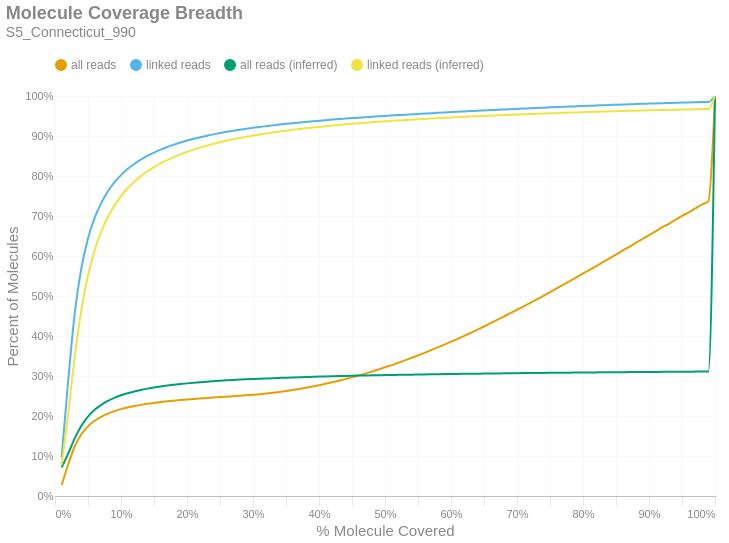

Notebook source saved alongside this figure:
### Markdown cell above
### Molecule Read Coverage
This chart shows molecule coverage breadth as computed by the number of bases aligned to that molecule. In other words, "*how much of each unique long molecule is actually sequenced/aligned?*" Keep in mind there is a distinction between sequences and alignments, since some sequences belonging to a particular molecule may not align well and wouldn't appear in the alignment data. This chart also shows molecule coverage breadth as computed by the *inferred fragment* from which the aligned sequences originate. Unlike read coverage, this calculation takes into account the total insert size, including unsequenced gaps between the forward and reverse reads. Like the previous figures, these are cumulative percents.

### Code cell
if SKIPLR:
    print_html(f"Skipped")
else:
    binned_df = consolidated_hist(valids['coverage_bp'], mask, 0.01, True)
    binned_df_inf = consolidated_hist(valids['coverage_inserts'], mask, 0.01, True)
    binned_df = binned_df.with_columns(pl.lit(binned_df_inf['all reads (cumsum)']).alias('all reads (inferred)'))
    binned_df = binned_df.with_columns(pl.lit(binned_df_inf['linked reads (cumsum)']).alias('linked reads (inferred)'))
    binned_df = binned_df.with_columns(
        (pl.col('bin').cast(pl.Float64) + 0.01).alias('right_edge')
    )

    with SafeRender(binned_df):
        (
            density_plot(binned_df, 'Molecule Coverage Breadth', samplename, 'molcov', ['all reads (inferred)','linked reads (inferred)'])
            .encode(
                #x=alt.X('bin:Q', title="% Molecule Covered").axis(format = '%').scale(padding=0),
                x=alt.X('right_edge:Q', title="% Molecule Covered").axis(format='%').scale(padding=0),
                y=alt.Y('value:Q', title='Percent of Molecules')
                    .axis(format='%')
                    .stack(False)
                    .scale(domainMin=0, padding=0),
                color=alt.Color("key:N").scale(domain = ["all reads", "linked reads", "all reads (inferred)", "linked reads (inferred)"]),
                tooltip = [
                    alt.Tooltip("key:N", title = "Data Type"),
                    alt.Tooltip("range_label:N", title="% Molecule Covered"),
                    alt.Tooltip("value:Q", format = ".2%", title="% Molecules")
                ]
            )
        ).display()

### Figure 1 — Vega-Lite specification as saved in the notebook (floating-point values rounded to 4 significant figures)
{"width": "container", "height": 400, "config": {"title": {"anchor": "start", "dy": -15, "fontSize": 18, "color": "#888888", "subtitleColor": "#888888", "subtitleFontSize": 14}, "arc": {"fill": "#0072B2"}, "axis": {"domainColor": "#888888", "domainWidth": 0.5, "gridWidth": 0.2, "grid": false, "titleFontWeight": 400, "titleFontSize": 15, "labelFontSize": 11, "labelColor": "#888888", "tickColor": "#888888", "tickWidth": 0.2, "titleColor": "#888888"}, "axisBand": {"grid": false}, "axisX": {"grid": true, "tickSize": 10, "domainCap": "round"}, "axisY": {"domain": false, "grid": true, "tickSize": 0, "domainCap": "round"}, "background": "transparent", "header": {"labelFontSize": 15, "labelColor": "#888888", "titleFontSize": 15, "titleFontWeight": 600, "titleColor": "#888888"}, "legend": {"labelFont": "sans-serif", "labelFontSize": 12, "labelColor": "#888888", "symbolSize": 100, "symbolType": "circle", "titleFontSize": 12, "titlePadding": 10, "titleColor": "#888888", "title": null, "orient": "top"}, "range": {"category": ["#E69F00", "#56B4E9", "#009E73", "#F0E442", "#0072B2", "#D55E00", "#CC79A7", "#000000"], "diverging": ["#cfe8f3", "#a2d4ec", "#73bfe2", "#46abdb", "#1696d2", "#12719e"]}, "area": {"fill": "#0072B2", "fillOpacity": 0.7, "line": true, "strokeOpacity": 0.7}, "line": {"color": "#0072B2", "stroke": "#0072B2", "strokeWidth": 2}, "trail": {"color": "#0072B2", "stroke": "#0072B2", "strokeWidth": 0, "size": 1}, "point": {"filled": true, "fillOpacity": 1.0, "size": 95}, "text": {"color": "#888888", "fontSize": 11, "align": "right", "fontWeight": 400, "size": 11}, "bar": {"fill": "#0072B2", "stroke": null}, "view": {"stroke": null, "continuousWidth": 660, "continuousHeight": 400}}, "data": {"name": "data-f23cc3648dea2399020b59bf186c0c05"}, "mark": {"type": "line", "interpolate": "monotone", "point": {"opacity": 0, "size": 275}}, "encoding": {"color": {"field": "key", "scale": {"domain": ["all reads", "linked reads", "all reads (inferred)", "linked reads (inferred)"]}, "type": "nominal"}, "tooltip": [{"field": "key", "title": "Data Type", "type": "nominal"}, {"field": "range_label", "title": "% Molecule Covered", "type": "nominal"}, {"field": "value", "format": ".2%", "title": "% Molecules", "type": "quantitative"}], "x": {"axis": {"format": "%"}, "field": "right_edge", "scale": {"padding": 0}, "title": "% Molecule Covered", "type": "quantitative"}, "y": {"axis": {"format": "%"}, "field": "value", "scale": {"domainMin": 0, "padding": 0}, "stack": false, "title": "Percent of Molecules", "type": "quantitative"}}, "params": [{"name": "param_c36ac31b6afebe62", "select": {"type": "point", "fields": ["key"]}, "bind": "legend"}], "title": {"text": "Molecule Coverage Breadth", "subtitle": "S5_Connecticut_990"}, "transform": [{"fold": ["all reads (cumsum)", "linked reads (cumsum)", "all reads (inferred)", "linked reads (inferred)"]}, {"calculate": "replace(datum.key, ' (cumsum)', '')", "as": "key"}, {"filter": {"param": "param_c36ac31b6afebe62"}}], "usermeta": {"embedOptions": {"downloadFileName": "S5_Connecticut_990.molcov"}}, "$schema": "https://vega.github.io/schema/vega-lite/v6.1.0.json", "datasets": {"data-f23cc3648dea2399020b59bf186c0c05": [{"bin": "0.0", "interval": "0.0-0.01", "all reads": 0.02684, "linked reads": 0.09648, "all reads (cumsum)": 0.02684, "linked reads (cumsum)": 0.09648, "range_label": "0.0-0.01", "all reads (inferred)": 0.07112, "linked reads (inferred)": 0.07717, "right_edge": 0.01}, {"bin": "0.01", "interval": "0.01-0.02", "all reads": 0.0519, "linked reads": 0.1922, "all reads (cumsum)": 0.07874, "linked reads (cumsum)": 0.2887, "range_label": "0.01-0.02", "all reads (inferred)": 0.1059, "linked reads (inferred)": 0.2049, "right_edge": 0.02}, {"bin": "0.02", "interval": "0.02-0.03", "all reads": 0.04559, "linked reads": 0.1698, "all reads (cumsum)": 0.1243, "linked reads (cumsum)": 0.4584, "range_label": "0.02-0.03", "all reads (inferred)": 0.1449, "linked reads (inferred)": 0.3501, "right_edge": 0.03}, {"bin": "0.03", "interval": "0.03-0.04", "all reads": 0.03004, "linked reads": 0.1118, "all reads (cumsum)": 0.1544, "linked reads (cumsum)": 0.5702, "range_label": "0.03-0.04", "all reads (inferred)": 0.1758, "linked reads (inferred)": 0.4659, "right_edge": 0.04}, {"bin": "0.04", "interval": "0.04-0.05", "all reads": 0.01982, "linked reads": 0.07355, "all reads (cumsum)": 0.1742, "linked reads (cumsum)": 0.6438, "range_label": "0.04-0.05", "all reads (inferred)": 0.1986, "linked reads (inferred)": 0.5511, "right_edge": 0.05}, {"bin": "0.05", "interval": "0.05-0.06", "all reads": 0.01389, "linked reads": 0.05137, "all reads (cumsum)": 0.1881, "linked reads (cumsum)": 0.6951, "range_label": "0.05-0.06", "all reads (inferred)": 0.2153, "linked reads (inferred)": 0.6135, "right_edge": 0.06}, {"bin": "0.06", "interval": "0.06-0.07", "all reads": 0.009999, "linked reads": 0.03693, "all reads (cumsum)": 0.1981, "linked reads (cumsum)": 0.7321, "range_label": "0.06-0.07", "all reads (inferred)": 0.228, "linked reads (inferred)": 0.6607, "right_edge": 0.07}, {"bin": "0.07", "interval": "0.07-0.08", "all reads": 0.007858, "linked reads": 0.029, "all reads (cumsum)": 0.2059, "linked reads (cumsum)": 0.7611, "range_label": "0.07-0.08", "all reads (inferred)": 0.2377, "linked reads (inferred)": 0.6969, "right_edge": 0.08}, {"bin": "0.08", "interval": "0.08-0.09", "all reads": 0.00619, "linked reads": 0.02271, "all reads (cumsum)": 0.2121, "linked reads (cumsum)": 0.7838, "range_label": "0.08-0.09", "all reads (inferred)": 0.2454, "linked reads (inferred)": 0.7259, "right_edge": 0.09}, {"bin": "0.09", "interval": "0.09-0.1", "all reads": 0.005031, "linked reads": 0.01838, "all reads (cumsum)": 0.2172, "linked reads (cumsum)": 0.8022, "range_label": "0.09-0.1", "all reads (inferred)": 0.2519, "linked reads (inferred)": 0.7499, "right_edge": 0.1}, {"bin": "0.1", "interval": "0.1-0.11", "all reads": 0.00417, "linked reads": 0.0153, "all reads (cumsum)": 0.2213, "linked reads (cumsum)": 0.8175, "range_label": "0.1-0.11", "all reads (inferred)": 0.2571, "linked reads (inferred)": 0.7692, "right_edge": 0.11}, {"bin": "0.11", "interval": "0.11-0.12", "all reads": 0.003484, "linked reads": 0.01266, "all reads (cumsum)": 0.2248, "linked reads (cumsum)": 0.8301, "range_label": "0.11-0.12", "all reads (inferred)": 0.2615, "linked reads (inferred)": 0.7856, "right_edge": 0.12}, {"bin": "0.12", "interval": "0.12-0.13", "all reads": 0.002971, "linked reads": 0.01075, "all reads (cumsum)": 0.2278, "linked reads (cumsum)": 0.8409, "range_label": "0.12-0.13", "all reads (inferred)": 0.2652, "linked reads (inferred)": 0.7997, "right_edge": 0.13}, {"bin": "0.13", "interval": "0.13-0.14", "all reads": 0.002643, "linked reads": 0.009506, "all reads (cumsum)": 0.2304, "linked reads (cumsum)": 0.8504, "range_label": "0.13-0.14", "all reads (inferred)": 0.2684, "linked reads (inferred)": 0.8115, "right_edge": 0.14}, {"bin": "0.14", "interval": "0.14-0.15", "all reads": 0.002273, "linked reads": 0.008155, "all reads (cumsum)": 0.2327, "linked reads (cumsum)": 0.8585, "range_label": "0.14-0.15", "all reads (inferred)": 0.2713, "linked reads (inferred)": 0.8222, "right_edge": 0.15}, {"bin": "0.15", "interval": "0.15-0.16", "all reads": 0.00203, "linked reads": 0.007287, "all reads (cumsum)": 0.2347, "linked reads (cumsum)": 0.8658, "range_label": "0.15-0.16", "all reads (inferred)": 0.2738, "linked reads (inferred)": 0.8316, "right_edge": 0.16}, {"bin": "0.16", "interval": "0.16-0.17", "all reads": 0.001891, "linked reads": 0.006651, "all reads (cumsum)": 0.2366, "linked reads (cumsum)": 0.8725, "range_label": "0.16-0.17", "all reads (inferred)": 0.2761, "linked reads (inferred)": 0.8398, "right_edge": 0.17}, {"bin": "0.17", "interval": "0.17-0.18", "all reads": 0.001654, "linked reads": 0.005766, "all reads (cumsum)": 0.2383, "linked reads (cumsum)": 0.8782, "range_label": "0.17-0.18", "all reads (inferred)": 0.2781, "linked reads (inferred)": 0.8473, "right_edge": 0.18}, {"bin": "0.18", "interval": "0.18-0.19", "all reads": 0.001566, "linked reads": 0.005396, "all reads (cumsum)": 0.2398, "linked reads (cumsum)": 0.8836, "range_label": "0.18-0.19", "all reads (inferred)": 0.2799, "linked reads (inferred)": 0.8541, "right_edge": 0.19}, {"bin": "0.19", "interval": "0.19-0.2", "all reads": 0.001465, "linked reads": 0.00496, "all reads (cumsum)": 0.2413, "linked reads (cumsum)": 0.8886, "range_label": "0.19-0.2", "all reads (inferred)": 0.2816, "linked reads (inferred)": 0.8602, "right_edge": 0.2}, {"bin": "0.2", "interval": "0.2-0.21", "all reads": 0.001298, "linked reads": 0.004354, "all reads (cumsum)": 0.2426, "linked reads (cumsum)": 0.8929, "range_label": "0.2-0.21", "all reads (inferred)": 0.2831, "linked reads (inferred)": 0.8659, "right_edge": 0.21}, {"bin": "0.21", "interval": "0.21-0.22", "all reads": 0.001224, "linked reads": 0.003975, "all reads (cumsum)": 0.2438, "linked reads (cumsum)": 0.8969, "range_label": "0.21-0.22", "all reads (inferred)": 0.2845, "linked reads (inferred)": 0.8711, "right_edge": 0.22}, {"bin": "0.22", "interval": "0.22-0.23", "all reads": 0.001195, "linked reads": 0.003756, "all reads (cumsum)": 0.245, "linked reads (cumsum)": 0.9007, "range_label": "0.22-0.23", "all reads (inferred)": 0.2858, "linked reads (inferred)": 0.876, "right_edge": 0.23}, {"bin": "0.23", "interval": "0.23-0.24", "all reads": 0.001135, "linked reads": 0.003422, "all reads (cumsum)": 0.2462, "linked reads (cumsum)": 0.9041, "range_label": "0.23-0.24", "all reads (inferred)": 0.287, "linked reads (inferred)": 0.8803, "right_edge": 0.24}, {"bin": "0.24", "interval": "0.24-0.25", "all reads": 0.001103, "linked reads": 0.003242, "all reads (cumsum)": 0.2473, "linked reads (cumsum)": 0.9073, "range_label": "0.24-0.25", "all reads (inferred)": 0.2881, "linked reads (inferred)": 0.8845, "right_edge": 0.25}, {"bin": "0.25", "interval": "0.25-0.26", "all reads": 0.001069, "linked reads": 0.003025, "all reads (cumsum)": 0.2483, "linked reads (cumsum)": 0.9104, "range_label": "0.25-0.26", "all reads (inferred)": 0.2891, "linked reads (inferred)": 0.8883, "right_edge": 0.26}, {"bin": "0.26", "interval": "0.26-0.27", "all reads": 0.001063, "linked reads": 0.002799, "all reads (cumsum)": 0.2494, "linked reads (cumsum)": 0.9132, "range_label": "0.26-0.27", "all reads (inferred)": 0.2901, "linked reads (inferred)": 0.8918, "right_edge": 0.27}, {"bin": "0.27", "interval": "0.27-0.28", "all reads": 0.001071, "linked reads": 0.002587, "all reads (cumsum)": 0.2505, "linked reads (cumsum)": 0.9157, "range_label": "0.27-0.28", "all reads (inferred)": 0.291, "linked reads (inferred)": 0.8951, "right_edge": 0.28}, {"bin": "0.28", "interval": "0.28-0.29", "all reads": 0.001174, "linked reads": 0.002384, "all reads (cumsum)": 0.2516, "linked reads (cumsum)": 0.9181, "range_label": "0.28-0.29", "all reads (inferred)": 0.2918, "linked reads (inferred)": 0.8982, "right_edge": 0.29}, {"bin": "0.29", "interval": "0.29-0.3", "all reads": 0.001311, "linked reads": 0.00228, "all reads (cumsum)": 0.2529, "linked reads (cumsum)": 0.9204, "range_label": "0.29-0.3", "all reads (inferred)": 0.2926, "linked reads (inferred)": 0.901, "right_edge": 0.3}, {"bin": "0.3", "interval": "0.3-0.31", "all reads": 0.001562, "linked reads": 0.002255, "all reads (cumsum)": 0.2545, "linked reads (cumsum)": 0.9227, "range_label": "0.3-0.31", "all reads (inferred)": 0.2933, "linked reads (inferred)": 0.9038, "right_edge": 0.31}, {"bin": "0.31", "interval": "0.31-0.32", "all reads": 0.001696, "linked reads": 0.001976, "all reads (cumsum)": 0.2562, "linked reads (cumsum)": 0.9246, "range_label": "0.31-0.32", "all reads (inferred)": 0.294, "linked reads (inferred)": 0.9064, "right_edge": 0.32}, {"bin": "0.32", "interval": "0.32-0.33", "all reads": 0.001867, "linked reads": 0.001942, "all reads (cumsum)": 0.2581, "linked reads (cumsum)": 0.9266, "range_label": "0.32-0.33", "all reads (inferred)": 0.2947, "linked reads (inferred)": 0.9088, "right_edge": 0.33}, {"bin": "0.33", "interval": "0.33-0.34", "all reads": 0.002037, "linked reads": 0.001993, "all reads (cumsum)": 0.2601, "linked reads (cumsum)": 0.9286, "range_label": "0.33-0.34", "all reads (inferred)": 0.2953, "linked reads (inferred)": 0.9111, "right_edge": 0.34}, {"bin": "0.34", "interval": "0.34-0.35", "all reads": 0.002302, "linked reads": 0.001817, "all reads (cumsum)": 0.2624, "linked reads (cumsum)": 0.9304, "range_label": "0.34-0.35", "all reads (inferred)": 0.2959, "linked reads (inferred)": 0.9133, "right_edge": 0.35}, {"bin": "0.35", "interval": "0.35-0.36", "all reads": 0.002434, "linked reads": 0.001583, "all reads (cumsum)": 0.2648, "linked reads (cumsum)": 0.932, "range_label": "0.35-0.36", "all reads (inferred)": 0.2965, "linked reads (inferred)": 0.9154, "right_edge": 0.36}, {"bin": "0.36", "interval": "0.36-0.37", "all reads": 0.002718, "linked reads": 0.001704, "all reads (cumsum)": 0.2676, "linked reads (cumsum)": 0.9337, "range_label": "0.36-0.37", "all reads (inferred)": 0.297, "linked reads (inferred)": 0.9174, "right_edge": 0.37}, {"bin": "0.37", "interval": "0.37-0.38", "all reads": 0.002909, "linked reads": 0.001555, "all reads (cumsum)": 0.2705, "linked reads (cumsum)": 0.9352, "range_label": "0.37-0.38", "all reads (inferred)": 0.2975, "linked reads (inferred)": 0.9193, "right_edge": 0.38}, {"bin": "0.38", "interval": "0.38-0.39", "all reads": 0.003142, "linked reads": 0.001512, "all reads (cumsum)": 0.2736, "linked reads (cumsum)": 0.9367, "range_label": "0.38-0.39", "all reads (inferred)": 0.298, "linked reads (inferred)": 0.921, "right_edge": 0.39}, {"bin": "0.39", "interval": "0.39-0.4", "all reads": 0.003331, "linked reads": 0.001487, "all reads (cumsum)": 0.2769, "linked reads (cumsum)": 0.9382, "range_label": "0.39-0.4", "all reads (inferred)": 0.2985, "linked reads (inferred)": 0.9228, "right_edge": 0.4}, {"bin": "0.4", "interval": "0.4-0.41", "all reads": 0.003525, "linked reads": 0.00137, "all reads (cumsum)": 0.2805, "linked reads (cumsum)": 0.9396, "range_label": "0.4-0.41", "all reads (inferred)": 0.299, "linked reads (inferred)": 0.9245, "right_edge": 0.41}, {"bin": "0.41", "interval": "0.41-0.42", "all reads": 0.003747, "linked reads": 0.001417, "all reads (cumsum)": 0.2842, "linked reads (cumsum)": 0.941, "range_label": "0.41-0.42", "all reads (inferred)": 0.2994, "linked reads (inferred)": 0.9261, "right_edge": 0.42}, {"bin": "0.42", "interval": "0.42-0.43", "all reads": 0.003927, "linked reads": 0.001246, "all reads (cumsum)": 0.2881, "linked reads (cumsum)": 0.9423, "range_label": "0.42-0.43", "all reads (inferred)": 0.2998, "linked reads (inferred)": 0.9276, "right_edge": 0.43}, {"bin": "0.43", "interval": "0.43-0.44", "all reads": 0.004101, "linked reads": 0.001253, "all reads (cumsum)": 0.2922, "linked reads (cumsum)": 0.9435, "range_label": "0.43-0.44", "all reads (inferred)": 0.3002, "linked reads (inferred)": 0.9292, "right_edge": 0.44}, {"bin": "0.44", "interval": "0.44-0.45", "all reads": 0.004338, "linked reads": 0.001185, "all reads (cumsum)": 0.2966, "linked reads (cumsum)": 0.9447, "range_label": "0.44-0.45", "all reads (inferred)": 0.3006, "linked reads (inferred)": 0.9306, "right_edge": 0.45}, {"bin": "0.45", "interval": "0.45-0.46", "all reads": 0.004635, "linked reads": 0.001138, "all reads (cumsum)": 0.3012, "linked reads (cumsum)": 0.9458, "range_label": "0.45-0.46", "all reads (inferred)": 0.301, "linked reads (inferred)": 0.9319, "right_edge": 0.46}, {"bin": "0.46", "interval": "0.46-0.47", "all reads": 0.004774, "linked reads": 0.001176, "all reads (cumsum)": 0.306, "linked reads (cumsum)": 0.947, "range_label": "0.46-0.47", "all reads (inferred)": 0.3013, "linked reads (inferred)": 0.9331, "right_edge": 0.47}, {"bin": "0.47", "interval": "0.47-0.48", "all reads": 0.005084, "linked reads": 0.001104, "all reads (cumsum)": 0.3111, "linked reads (cumsum)": 0.9481, "range_label": "0.47-0.48", "all reads (inferred)": 0.3016, "linked reads (inferred)": 0.9343, "right_edge": 0.48}, {"bin": "0.48", "interval": "0.48-0.49", "all reads": 0.00504, "linked reads": 0.001068, "all reads (cumsum)": 0.3161, "linked reads (cumsum)": 0.9492, "range_label": "0.48-0.49", "all reads (inferred)": 0.302, "linked reads (inferred)": 0.9355, "right_edge": 0.49}, {"bin": "0.49", "interval": "0.49-0.5", "all reads": 0.005808, "linked reads": 0.001076, "all reads (cumsum)": 0.3219, "linked reads (cumsum)": 0.9503, "range_label": "0.49-0.5", "all reads (inferred)": 0.3023, "linked reads (inferred)": 0.9367, "right_edge": 0.5}, {"bin": "0.5", "interval": "0.5-0.51", "all reads": 0.005137, "linked reads": 0.0009976, "all reads (cumsum)": 0.3271, "linked reads (cumsum)": 0.9513, "range_label": "0.5-0.51", "all reads (inferred)": 0.3026, "linked reads (inferred)": 0.9378, "right_edge": 0.51}, {"bin": "0.51", "interval": "0.51-0.52", "all reads": 0.005974, "linked reads": 0.0009763, "all reads (cumsum)": 0.333, "linked reads (cumsum)": 0.9522, "range_label": "0.51-0.52", "all reads (inferred)": 0.3029, "linked reads (inferred)": 0.9388, "right_edge": 0.52}, {"bin": "0.52", "interval": "0.52-0.53", "all reads": 0.005917, "linked reads": 0.00103, "all reads (cumsum)": 0.339, "linked reads (cumsum)": 0.9533, "range_label": "0.52-0.53", "all reads (inferred)": 0.3032, "linked reads (inferred)": 0.9398, "right_edge": 0.53}, {"bin": "0.53", "interval": "0.53-0.54", "all reads": 0.006203, "linked reads": 0.0009721, "all reads (cumsum)": 0.3452, "linked reads (cumsum)": 0.9542, "range_label": "0.53-0.54", "all reads (inferred)": 0.3034, "linked reads (inferred)": 0.9408, "right_edge": 0.54}, {"bin": "0.54", "interval": "0.54-0.55", "all reads": 0.006244, "linked reads": 0.0009827, "all reads (cumsum)": 0.3514, "linked reads (cumsum)": 0.9552, "range_label": "0.54-0.55", "all reads (inferred)": 0.3037, "linked reads (inferred)": 0.9418, "right_edge": 0.55}, {"bin": "0.55", "interval": "0.55-0.56", "all reads": 0.006482, "linked reads": 0.0009295, "all reads (cumsum)": 0.3579, "linked reads (cumsum)": 0.9561, "range_label": "0.55-0.56", "all reads (inferred)": 0.304, "linked reads (inferred)": 0.9427, "right_edge": 0.56}, {"bin": "0.56", "interval": "0.56-0.57", "all reads": 0.006774, "linked reads": 0.0008934, "all reads (cumsum)": 0.3647, "linked reads (cumsum)": 0.957, "range_label": "0.56-0.57", "all reads (inferred)": 0.3042, "linked reads (inferred)": 0.9436, "right_edge": 0.57}, {"bin": "0.57", "interval": "0.57-0.58", "all reads": 0.006896, "linked reads": 0.0009742, "all reads (cumsum)": 0.3716, "linked reads (cumsum)": 0.958, "range_label": "0.57-0.58", "all reads (inferred)": 0.3045, "linked reads (inferred)": 0.9445, "right_edge": 0.58}, {"bin": "0.58", "interval": "0.58-0.59", "all reads": 0.007038, "linked reads": 0.0009083, "all reads (cumsum)": 0.3786, "linked reads (cumsum)": 0.9589, "range_label": "0.58-0.59", "all reads (inferred)": 0.3047, "linked reads (inferred)": 0.9455, "right_edge": 0.59}, {"bin": "0.59", "interval": "0.59-0.6", "all reads": 0.00721, "linked reads": 0.0007913, "all reads (cumsum)": 0.3858, "linked reads (cumsum)": 0.9597, "range_label": "0.59-0.6", "all reads (inferred)": 0.3049, "linked reads (inferred)": 0.9463, "right_edge": 0.6}, {"bin": "0.6", "interval": "0.6-0.61", "all reads": 0.007068, "linked reads": 0.0008083, "all reads (cumsum)": 0.3929, "linked reads (cumsum)": 0.9605, "range_label": "0.6-0.61", "all reads (inferred)": 0.3052, "linked reads (inferred)": 0.9471, "right_edge": 0.61}, {"bin": "0.61", "interval": "0.61-0.62", "all reads": 0.007645, "linked reads": 0.0008742, "all reads (cumsum)": 0.4005, "linked reads (cumsum)": 0.9614, "range_label": "0.61-0.62", "all reads (inferred)": 0.3054, "linked reads (inferred)": 0.948, "right_edge": 0.62}, {"bin": "0.62", "interval": "0.62-0.63", "all reads": 0.007492, "linked reads": 0.0008615, "all reads (cumsum)": 0.408, "linked reads (cumsum)": 0.9623, "range_label": "0.62-0.63", "all reads (inferred)": 0.3057, "linked reads (inferred)": 0.9488, "right_edge": 0.63}, {"bin": "0.63", "interval": "0.63-0.64", "all reads": 0.007806, "linked reads": 0.0007891, "all reads (cumsum)": 0.4158, "linked reads (cumsum)": 0.963, "range_label": "0.63-0.64", "all reads (inferred)": 0.3059, "linked reads (inferred)": 0.9495, "right_edge": 0.64}, {"bin": "0.64", "interval": "0.64-0.65", "all reads": 0.007895, "linked reads": 0.0008572, "all reads (cumsum)": 0.4237, "linked reads (cumsum)": 0.9639, "range_label": "0.64-0.65", "all reads (inferred)": 0.3061, "linked reads (inferred)": 0.9502, "right_edge": 0.65}, {"bin": "0.65", "interval": "0.65-0.66", "all reads": 0.008305, "linked reads": 0.0007998, "all reads (cumsum)": 0.432, "linked reads (cumsum)": 0.9647, "range_label": "0.65-0.66", "all reads (inferred)": 0.3063, "linked reads (inferred)": 0.9509, "right_edge": 0.66}, {"bin": "0.66", "interval": "0.66-0.67", "all reads": 0.008149, "linked reads": 0.0008253, "all reads (cumsum)": 0.4402, "linked reads (cumsum)": 0.9655, "range_label": "0.66-0.67", "all reads (inferred)": 0.3065, "linked reads (inferred)": 0.9516, "right_edge": 0.67}, {"bin": "0.67", "interval": "0.67-0.68", "all reads": 0.008421, "linked reads": 0.0007955, "all reads (cumsum)": 0.4486, "linked reads (cumsum)": 0.9663, "range_label": "0.67-0.68", "all reads (inferred)": 0.3066, "linked reads (inferred)": 0.9523, "right_edge": 0.68}, {"bin": "0.68", "interval": "0.68-0.69", "all reads": 0.008332, "linked reads": 0.0006977, "all reads (cumsum)": 0.4569, "linked reads (cumsum)": 0.967, "range_label": "0.68-0.69", "all reads (inferred)": 0.3068, "linked reads (inferred)": 0.9529, "right_edge": 0.69}, {"bin": "0.69", "interval": "0.69-0.7", "all reads": 0.008719, "linked reads": 0.0007594, "all reads (cumsum)": 0.4656, "linked reads (cumsum)": 0.9678, "range_label": "0.69-0.7", "all reads (inferred)": 0.307, "linked reads (inferred)": 0.9536, "right_edge": 0.7}, {"bin": "0.7", "interval": "0.7-0.71", "all reads": 0.008433, "linked reads": 0.0007806, "all reads (cumsum)": 0.4741, "linked reads (cumsum)": 0.9686, "range_label": "0.7-0.71", "all reads (inferred)": 0.3072, "linked reads (inferred)": 0.9543, "right_edge": 0.71}, {"bin": "0.71", "interval": "0.71-0.72", "all reads": 0.008602, "linked reads": 0.0006956, "all reads (cumsum)": 0.4827, "linked reads (cumsum)": 0.9693, "range_label": "0.71-0.72", "all reads (inferred)": 0.3074, "linked reads (inferred)": 0.9549, "right_edge": 0.72}, {"bin": "0.72", "interval": "0.72-0.73", "all reads": 0.00891, "linked reads": 0.0007636, "all reads (cumsum)": 0.4916, "linked reads (cumsum)": 0.97, "range_label": "0.72-0.73", "all reads (inferred)": 0.3076, "linked reads (inferred)": 0.9555, "right_edge": 0.73}, {"bin": "0.73", "interval": "0.73-0.74", "all reads": 0.008824, "linked reads": 0.0008019, "all reads (cumsum)": 0.5004, "linked reads (cumsum)": 0.9708, "range_label": "0.73-0.74", "all reads (inferred)": 0.3077, "linked reads (inferred)": 0.9561, "right_edge": 0.74}, {"bin": "0.74", "interval": "0.74-0.75", "all reads": 0.00959, "linked reads": 0.0007764, "all reads (cumsum)": 0.51, "linked reads (cumsum)": 0.9716, "range_label": "0.74-0.75", "all reads (inferred)": 0.3079, "linked reads (inferred)": 0.9567, "right_edge": 0.75}, {"bin": "0.75", "interval": "0.75-0.76", "all reads": 0.008834, "linked reads": 0.00077, "all reads (cumsum)": 0.5188, "linked reads (cumsum)": 0.9724, "range_label": "0.75-0.76", "all reads (inferred)": 0.3081, "linked reads (inferred)": 0.9573, "right_edge": 0.76}, {"bin": "0.76", "interval": "0.76-0.77", "all reads": 0.009186, "linked reads": 0.0006615, "all reads (cumsum)": 0.528, "linked reads (cumsum)": 0.973, "range_label": "0.76-0.77", "all reads (inferred)": 0.3083, "linked reads (inferred)": 0.9579, "right_edge": 0.77}, {"bin": "0.77", "interval": "0.77-0.78", "all reads": 0.009142, "linked reads": 0.00067, "all reads (cumsum)": 0.5372, "linked reads (cumsum)": 0.9737, "range_label": "0.77-0.78", "all reads (inferred)": 0.3084, "linked reads (inferred)": 0.9584, "right_edge": 0.78}, {"bin": "0.78", "interval": "0.78-0.79", "all reads": 0.009427, "linked reads": 0.0006424, "all reads (cumsum)": 0.5466, "linked reads (cumsum)": 0.9743, "range_label": "0.78-0.79", "all reads (inferred)": 0.3086, "linked reads (inferred)": 0.959, "right_edge": 0.79}, {"bin": "0.79", "interval": "0.79-0.8", "all reads": 0.009762, "linked reads": 0.0006743, "all reads (cumsum)": 0.5563, "linked reads (cumsum)": 0.975, "range_label": "0.79-0.8", "all reads (inferred)": 0.3087, "linked reads (inferred)": 0.9595, "right_edge": 0.8}, {"bin": "0.8", "interval": "0.8-0.81", "all reads": 0.009142, "linked reads": 0.0006424, "all reads (cumsum)": 0.5655, "linked reads (cumsum)": 0.9757, "range_label": "0.8-0.81", "all reads (inferred)": 0.3089, "linked reads (inferred)": 0.96, "right_edge": 0.81}, {"bin": "0.81", "interval": "0.81-0.82", "all reads": 0.009383, "linked reads": 0.0006424, "all reads (cumsum)": 0.5749, "linked reads (cumsum)": 0.9763, "range_label": "0.81-0.82", "all reads (inferred)": 0.309, "linked reads (inferred)": 0.9606, "right_edge": 0.82}, {"bin": "0.82", "interval": "0.82-0.83", "all reads": 0.009647, "linked reads": 0.0006254, "all reads (cumsum)": 0.5845, "linked reads (cumsum)": 0.9769, "range_label": "0.82-0.83", "all reads (inferred)": 0.3092, "linked reads (inferred)": 0.961, "right_edge": 0.83}, {"bin": "0.83", "interval": "0.83-0.84", "all reads": 0.009547, "linked reads": 0.0006211, "all reads (cumsum)": 0.5941, "linked reads (cumsum)": 0.9776, "range_label": "0.83-0.84", "all reads (inferred)": 0.3093, "linked reads (inferred)": 0.9616, "right_edge": 0.84}, {"bin": "0.84", "interval": "0.84-0.85", "all reads": 0.009502, "linked reads": 0.0005552, "all reads (cumsum)": 0.6036, "linked reads (cumsum)": 0.9781, "range_label": "0.84-0.85", "all reads (inferred)": 0.3094, "linked reads (inferred)": 0.962, "right_edge": 0.85}, {"bin": "0.85", "interval": "0.85-0.86", "all reads": 0.009688, "linked reads": 0.0005977, "all reads (cumsum)": 0.6133, "linked reads (cumsum)": 0.9787, "range_label": "0.85-0.86", "all reads (inferred)": 0.3096, "linked reads (inferred)": 0.9624, "right_edge": 0.86}, {"bin": "0.86", "interval": "0.86-0.87", "all reads": 0.009617, "linked reads": 0.0005743, "all reads (cumsum)": 0.6229, "linked reads (cumsum)": 0.9793, "range_label": "0.86-0.87", "all reads (inferred)": 0.3097, "linked reads (inferred)": 0.9629, "right_edge": 0.87}, {"bin": "0.87", "interval": "0.87-0.88", "all reads": 0.009754, "linked reads": 0.0006211, "all reads (cumsum)": 0.6326, "linked reads (cumsum)": 0.9799, "range_label": "0.87-0.88", "all reads (inferred)": 0.3098, "linked reads (inferred)": 0.9633, "right_edge": 0.88}, {"bin": "0.88", "interval": "0.88-0.89", "all reads": 0.009703, "linked reads": 0.0005573, "all reads (cumsum)": 0.6423, "linked reads (cumsum)": 0.9805, "range_label": "0.88-0.89", "all reads (inferred)": 0.31, "linked reads (inferred)": 0.9637, "right_edge": 0.89}, {"bin": "0.89", "interval": "0.89-0.9", "all reads": 0.01002, "linked reads": 0.0005084, "all reads (cumsum)": 0.6523, "linked reads (cumsum)": 0.981, "range_label": "0.89-0.9", "all reads (inferred)": 0.3101, "linked reads (inferred)": 0.9641, "right_edge": 0.9}, {"bin": "0.9", "interval": "0.9-0.91", "all reads": 0.009135, "linked reads": 0.0005041, "all reads (cumsum)": 0.6615, "linked reads (cumsum)": 0.9815, "range_label": "0.9-0.91", "all reads (inferred)": 0.3102, "linked reads (inferred)": 0.9645, "right_edge": 0.91}, {"bin": "0.91", "interval": "0.91-0.92", "all reads": 0.01043, "linked reads": 0.0005211, "all reads (cumsum)": 0.6719, "linked reads (cumsum)": 0.982, "range_label": "0.91-0.92", "all reads (inferred)": 0.3103, "linked reads (inferred)": 0.9649, "right_edge": 0.92}, {"bin": "0.92", "interval": "0.92-0.93", "all reads": 0.008612, "linked reads": 0.0004999, "all reads (cumsum)": 0.6805, "linked reads (cumsum)": 0.9825, "range_label": "0.92-0.93", "all reads (inferred)": 0.3105, "linked reads (inferred)": 0.9653, "right_edge": 0.93}, {"bin": "0.93", "interval": "0.93-0.94", "all reads": 0.009562, "linked reads": 0.000468, "all reads (cumsum)": 0.6901, "linked reads (cumsum)": 0.983, "range_label": "0.93-0.94", "all reads (inferred)": 0.3106, "linked reads (inferred)": 0.9657, "right_edge": 0.94}, {"bin": "0.94", "interval": "0.94-0.95", "all reads": 0.01041, "linked reads": 0.0005148, "all reads (cumsum)": 0.7005, "linked reads (cumsum)": 0.9835, "range_label": "0.94-0.95", "all reads (inferred)": 0.3107, "linked reads (inferred)": 0.9661, "right_edge": 0.95}, {"bin": "0.95", "interval": "0.95-0.96", "all reads": 0.008526, "linked reads": 0.0004297, "all reads (cumsum)": 0.709, "linked reads (cumsum)": 0.9839, "range_label": "0.95-0.96", "all reads (inferred)": 0.3108, "linked reads (inferred)": 0.9665, "right_edge": 0.96}, {"bin": "0.96", "interval": "0.96-0.97", "all reads": 0.009861, "linked reads": 0.0004318, "all reads (cumsum)": 0.7189, "linked reads (cumsum)": 0.9843, "range_label": "0.96-0.97", "all reads (inferred)": 0.311, "linked reads (inferred)": 0.9668, "right_edge": 0.97}, {"bin": "0.97", "interval": "0.97-0.98", "all reads": 0.009725, "linked reads": 0.0004318, "all reads (cumsum)": 0.7286, "linked reads (cumsum)": 0.9848, "range_label": "0.97-0.98", "all reads (inferred)": 0.3111, "linked reads (inferred)": 0.9672, "right_edge": 0.98}, {"bin": "0.98", "interval": "0.98-0.99", "all reads": 0.008552, "linked reads": 0.0004105, "all reads (cumsum)": 0.7372, "linked reads (cumsum)": 0.9852, "range_label": "0.98-0.99", "all reads (inferred)": 0.3113, "linked reads (inferred)": 0.9676, "right_edge": 0.99}, {"bin": "0.99", "interval": "0.99-1.0", "all reads": 0.2628, "linked reads": 0.01482, "all reads (cumsum)": 1.0, "linked reads (cumsum)": 1.0, "range_label": "0.99-1.0", "all reads (inferred)": 1.0, "linked reads (inferred)": 1.0, "right_edge": 1.0}]}}
